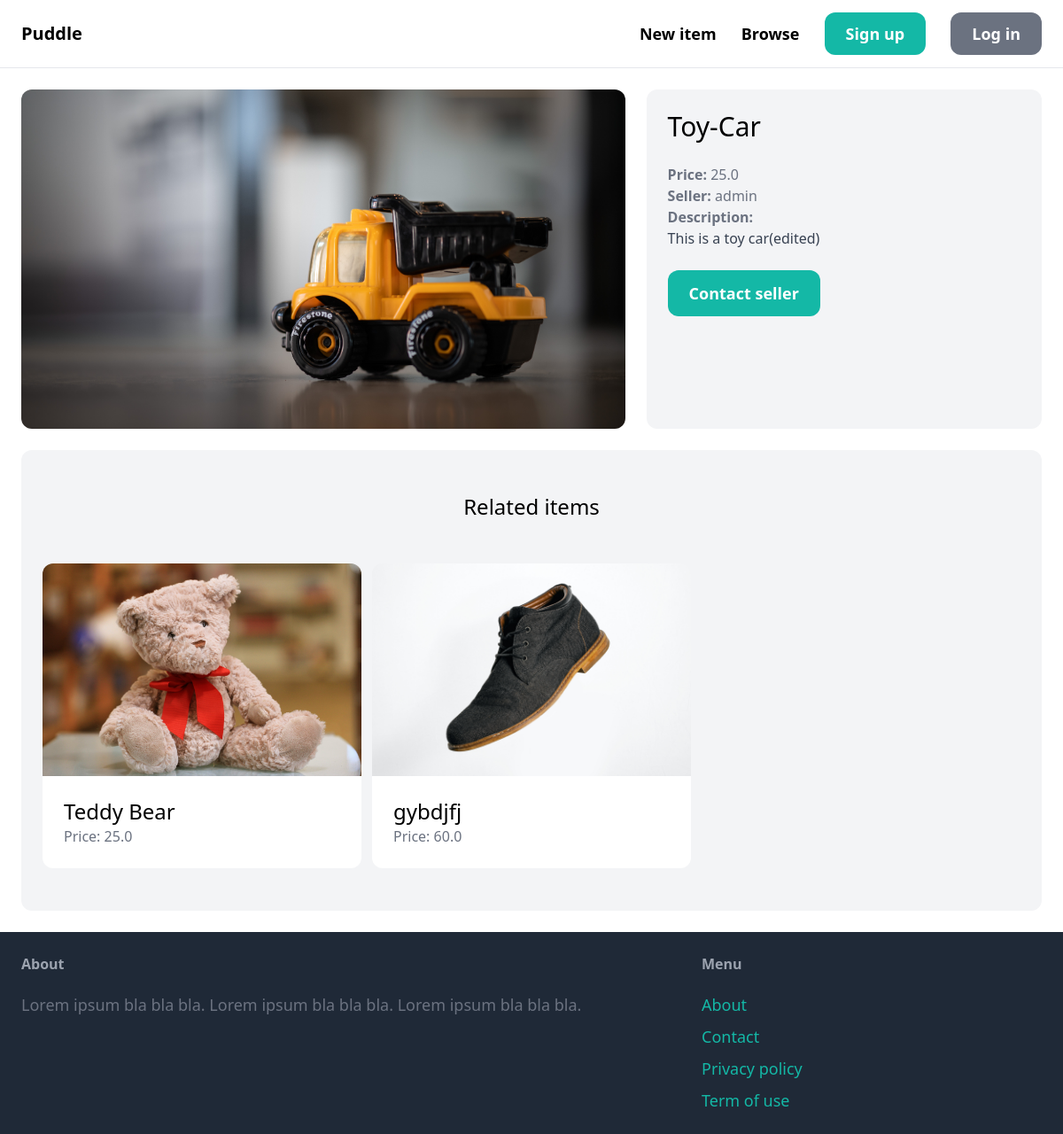
/items/6/, run on the app's committed database.
### item/models.py (models this page shows, shortened)
class Item(models.Model):
    category = models.ForeignKey(Category, related_name='items', on_delete=models.CASCADE)
    name = models.CharField(max_length=255)
    description = models.TextField(blank=True, null=True)
    price = models.FloatField()
    image = models.ImageField(upload_to='item_images', blank=True, null=True)
    is_sold = models.BooleanField(default=False)
    created_by = models.ForeignKey(User, related_name='items', on_delete=models.CASCADE)
    created_at = models.DateTimeField(auto_now_add=True)

### item/views.py (the view)
# urls.py: path('<int:pk>/', views.detail, name='detail'),
def detail(request, pk):
    item = get_object_or_404(Item, pk=pk)
    related_items = Item.objects.filter(category=item.category, is_sold=False).exclude(pk=pk)[0:3]
    return render(request, 'item/detail.html', {
        'item': item,
        'related_items': related_items
    })

### item/templates/item/detail.html (shortened to what this page needs)
{% extends 'core/base.html' %}
{% block content %}
<div class="grid grid-cols-5 gap-6">
    <div class="col-span-3">
        <img src="{{ item.image.url }}" class="rounded-xl">
    </div>
    <div class="col-span-2 p-6 bg-gray-100 rounded-xl">
        <h1 class="mb-6 text-3xl">{{ item.name }}</h1>
        <p class="text-gray-500"><strong>Price: </strong>{{ item.price }}</p>
        <p class="text-gray-500"><strong>Seller: </strong>{{ item.created_by.username }}</p>
        {% if item.description %}
            <p class="text-gray-700">
                <strong class="text-gray-500">Description:</strong><br>
                {{ item.description }}
            </p>
        {% endif %}
        {% if request.user == item.created_by %}
            <div class="mt-6 p-6 bg-white rounded-xl">
                <p>This is your item!</p>
                <a href="{% url 'item:edit' item.id %}" class="inline-block mt-6 px-6 py-3 text-lg font-semibold bg-teal-500 text-white rounded-xl">Edit</a>
                <a href="{% url 'item:delete' item.id %}" class="inline-block mt-6 px-6 py-3 text-lg font-semibold bg-red-500 text-white rounded-xl">Delete</a>
            </div>
        {% else %}
            <a href="{% url 'conversation:new' item.id %}" class="inline-block mt-6 px-6 py-3 text-lg font-semibold bg-teal-500 text-white rounded-xl hover:bg-teal-700">Contact seller</a>
        {% endif %}
    </div>
</div>
<div class="mt-6 px-6 py-12 bg-gray-100 rounded-xl">
    <h2 class="mb-12 text-2xl text-center">Related items</h2>
    <div class="grid grid-cols-3 gap-3">
        {% for item in related_items %}
            <div>
                <a href="{% url 'item:detail' item.id %}">
                    <div>
                        <img src="{{ item.image.url }}" class="rounded-t-xl">
                    </div>
                    <div class="p-6 bg-white rounded-b-xl">
                        <h2 class="text-2xl">{{ item.name }}</h2>
                        <p class="text-gray-500">Price: {{ item.price }}</p>
                    </div>
                </a>
            </div>
        {% endfor %}
    </div>
</div>
{% endblock %}

### data on the page
Item: image (picture), name "Toy-Car", price "25.0", created_by.username "admin", description "This is a toy car(edited)"
Item: image (picture), name "Teddy Bear", price "25.0"
Item: image (picture), name "gybdjfj", price "60.0"
